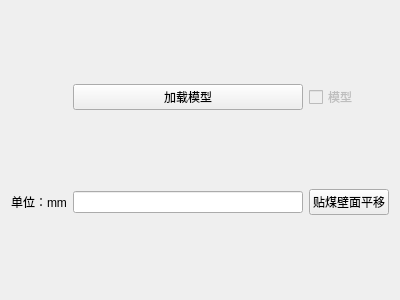
<?xml version="1.0" encoding="UTF-8"?>
<ui version="4.0">
 <class>CoalCutter</class>
 <widget class="QWidget" name="CoalCutter">
  <property name="geometry">
   <rect>
    <x>0</x>
    <y>0</y>
    <width>400</width>
    <height>300</height>
   </rect>
  </property>
  <property name="windowTitle">
   <string>割煤机加载/控制</string>
  </property>
  <layout class="QGridLayout" name="gridLayout">
   <item row="2" column="0">
    <widget class="QLabel" name="label">
     <property name="text">
      <string>单位：mm</string>
     </property>
    </widget>
   </item>
   <item row="2" column="1">
    <widget class="QLineEdit" name="lineEdit_translateDis">
     <property name="maxLength">
      <number>5</number>
     </property>
    </widget>
   </item>
   <item row="2" column="2">
    <widget class="QPushButton" name="pushButton_translateCoalCutter">
     <property name="text">
      <string>贴煤壁面平移</string>
     </property>
    </widget>
   </item>
   <item row="1" column="2">
    <widget class="QCheckBox" name="checkBox_showCoalCutter">
     <property name="enabled">
      <bool>false</bool>
     </property>
     <property name="text">
      <string>模型</string>
     </property>
    </widget>
   </item>
   <item row="1" column="1">
    <widget class="QPushButton" name="pushButton_loadCoalCutter">
     <property name="text">
      <string>加载模型</string>
     </property>
    </widget>
   </item>
  </layout>
 </widget>
 <resources/>
 <connections/>
</ui>
